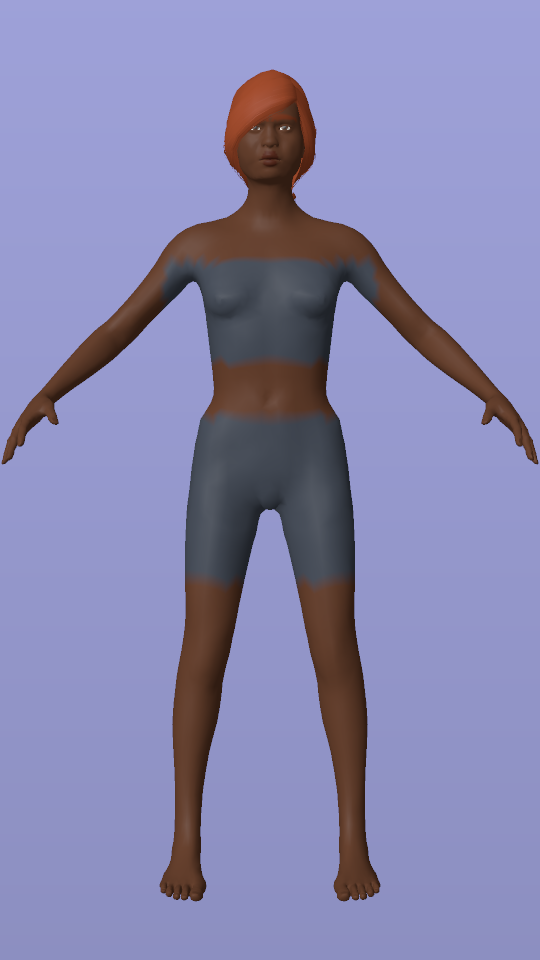
#> input picture test/fixtures/model/character/photo-body.png, 540 x 960 px, found by its file name
$ python demo-photo-mask.py test/fixtures/model/character/photo-body.png test/fixtures/model/character/photo-body-mask.png
#> lines starting #> are read from the running program, lines starting #| are printed output that depends on the picture; after the words box and inside, x2 and y2 are one past the last pixel; in counts of white or black regions, pixels touching at a corner belong together
# Usage: python tooling/demo-photo-mask.py test/fixtures/model/character/photo-body.png test/fixtures/model/character/photo-body-mask.png
# Makes the demo photo's person mask: the synthetic render's background is a vertical gradient, so a pixel is the
# person when it is far from its row's background colour. Cleaned with a close/open, then scaled to 256 px tall with
# soft edges, as an engine's 0-255 confidence would be.
import sys
from PIL import Image, ImageFilter
import numpy as np
src, out = sys.argv[1], sys.argv[2]
im = np.asarray(Image.open(src).convert("RGB")).astype(np.float32)
h, w, _ = im.shape
#> h = 960; w = 540
edge = np.concatenate([im[:, :6], im[:, -6:]], axis=1)  # left and right borders per row
rows = np.median(edge, axis=1)
#> rows = 960 rows, first 8: [158, 161, 216], [158, 161, 216], [158, 161, 216], [158, 161, 216], [158, 161, 216], [158, 161, 216], [158, 161, 216], [158, 161, 216]
# The hands reach the borders on a few rows; the gradient is smooth, so a wide running median drops them.
pad = 40
padded = np.pad(rows, ((pad, pad), (0, 0)), mode="edge")
#> padded = 1040 rows, first 8: [158, 161, 216], [158, 161, 216], [158, 161, 216], [158, 161, 216], [158, 161, 216], [158, 161, 216], [158, 161, 216], [158, 161, 216]
bg = np.stack([np.median(padded[y : y + 2 * pad + 1], axis=0) for y in range(h)])[:, None, :]
#> bg has the same summary as rows
d = np.sqrt(((im - bg) ** 2).sum(axis=2))
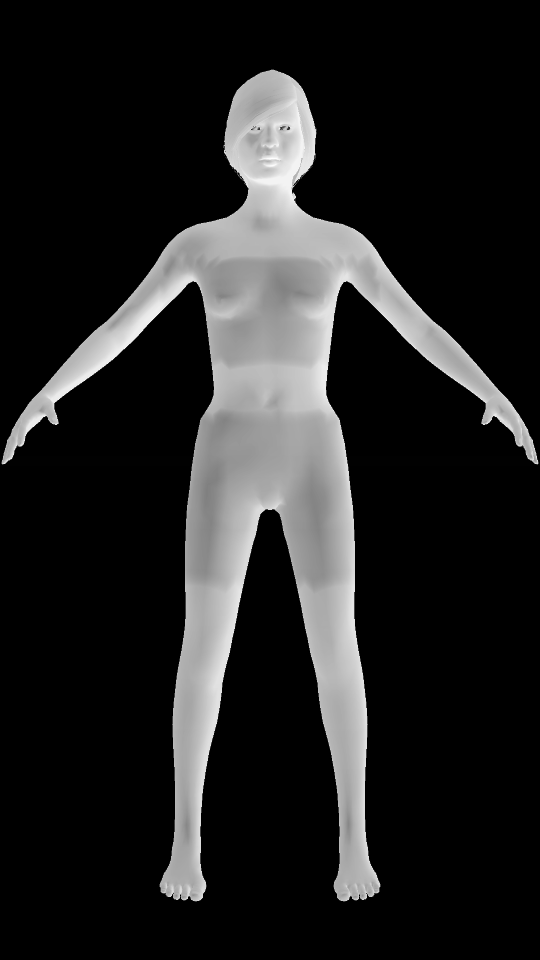
#> d: shape (960, 540) float32; min 0, max 269.3, mean 37.6; drawn with min black and max white
m = Image.fromarray(((d > 26) * 255).astype(np.uint8))
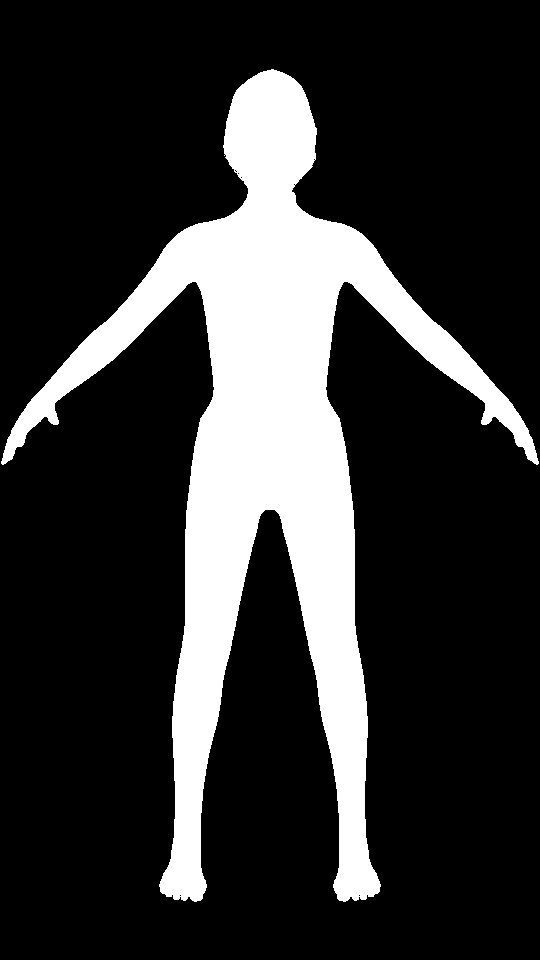
#> m: PIL image 540x960 L; 20% white; 1 white region, box (x1, y1, x2, y2) and area: (1, 69, 539, 902) 103916
m = m.filter(ImageFilter.MaxFilter(5)).filter(ImageFilter.MinFilter(5))  # close small holes
#> m: PIL image 540x960 L; 20.1% white; 1 white region, box (x1, y1, x2, y2) and area: (0, 69, 540, 902) 104004
m = m.filter(ImageFilter.MinFilter(3)).filter(ImageFilter.MaxFilter(3))  # drop specks
th = 256; tw = round(w * th / h)
#> after `tw = round(w * th / h)`: tw = 144
m = m.resize((tw, th), Image.LANCZOS).filter(ImageFilter.GaussianBlur(0.6))
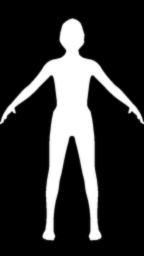
#> m: PIL image 144x256 L; min 0, max 255, mean 51.2
m.save(out, optimize=True)
print(out, m.size, "alpha range", np.asarray(Image.open(src))[..., 3].min())
#| test/fixtures/model/character/photo-body-mask.png (144, 256) alpha range 255

$ run again, with test/fixtures/model/character/photo-face.png copied over test/fixtures/model/character/photo-body.png
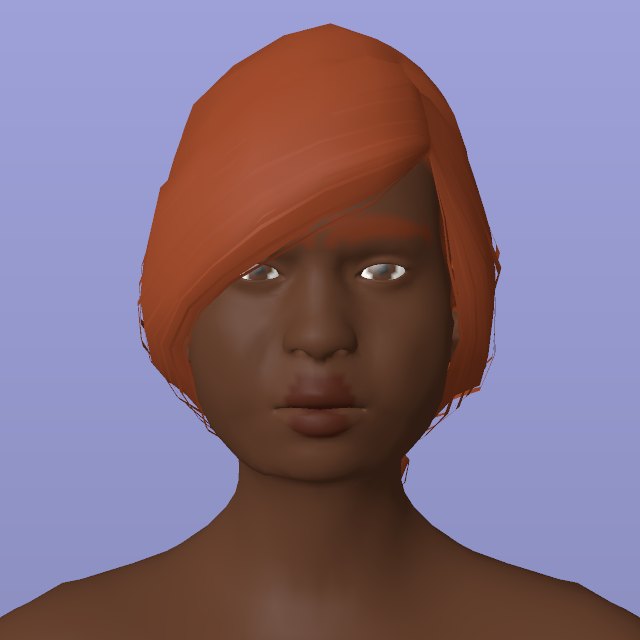
#> input picture test/fixtures/model/character/photo-face.png, 640 x 640 px, found by its file name
#> rows = 640 rows, first 8: [158, 161, 216], [158, 161, 216], [158, 161, 216], [158, 161, 216], [158, 161, 216], [158, 161, 216], [158, 161, 216], [158, 161, 216]
#> padded = 720 rows, first 8: [158, 161, 216], [158, 161, 216], [158, 161, 216], [158, 161, 216], [158, 161, 216], [158, 161, 216], [158, 161, 216], [158, 161, 216]
#> bg has the same summary as rows
#> `d = np.sqrt(((im - bg) ** 2).sum(axis=2))`:
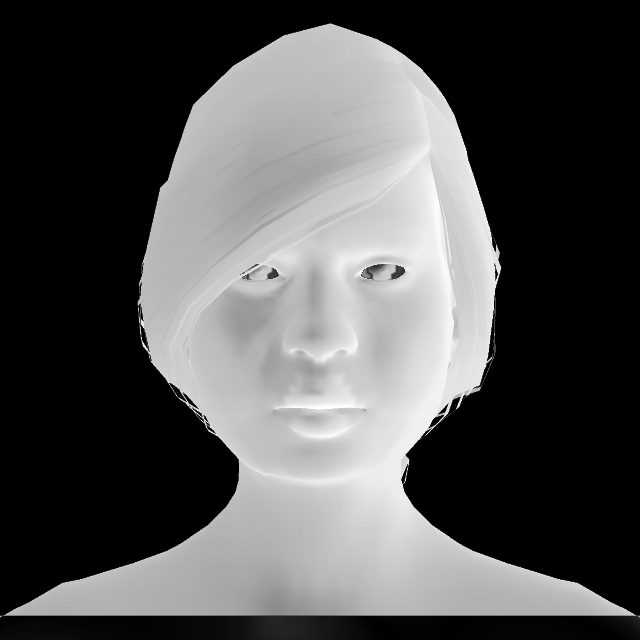
#> d: shape (640, 640) float32; min 0, max 255.3, mean 82.6; drawn with min black and max white
#> `m = m.resize((tw, th), Image.LANCZOS).filter(ImageFilter.GaussianBlur(..`:
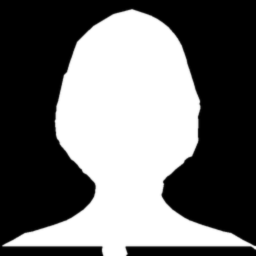
#> m: PIL image 256x256 L; min 0, max 255, mean 109.3
#| test/fixtures/model/character/photo-body-mask.png (256, 256) alpha range 255
